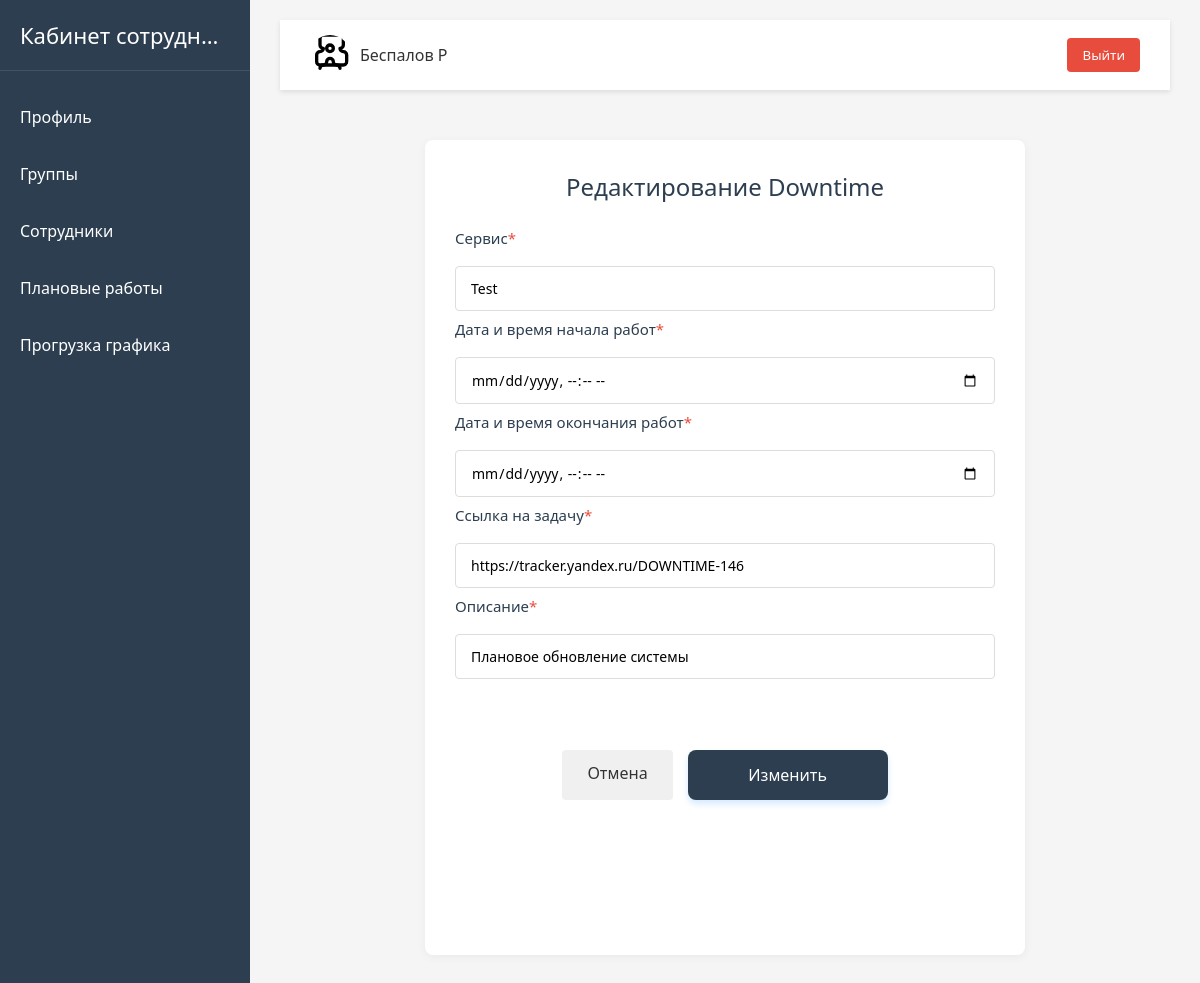
The page /downtime/14/edit/ (signed in) on the database its author committed.
### users/models.py (models this page shows, shortened)
class User(AbstractUser):
    email = models.EmailField("Email", unique=True)
    job_title = models.CharField("Должность", max_length=100)
    personnel_number = models.CharField(
        "Табельный номер",
        max_length=20,
        unique=True
    )
    group_job = models.ManyToManyField(
        "GroupJob",
        verbose_name="Группа сотрудника",
        related_name="users"
    )
    is_main = models.BooleanField("Босс этой качалки", default=False)
    birthday = models.DateField("Дата рождения", null=True, blank=True)
    USERNAME_FIELD = "username"
    REQUIRED_FIELDS = []
    objects = CustomUserManager()

### downtimes/models.py (models this page shows, shortened)
class Downtime(models.Model):
    service = models.CharField("Сервис", max_length=50)
    start_downtime = models.DateTimeField(
        "Дата и время начала работ",
        validators=(check_date,)
    )
    end_downtime = models.DateTimeField(
        "Дата и время окончания работ",
        validators=(check_date,)
    )
    gsma_employee = models.ForeignKey(
        User,
        on_delete=models.SET_NULL,
        null=True,
        related_name="downtimes",
        verbose_name="Сотрудник от ГСМАиЦП"
    )
    link_task = models.URLField("Ссылка на задачу", max_length=150)
    description = models.TextField("Описание")
    author = models.ForeignKey(
        User,
        on_delete=models.SET_NULL,
        null=True,
        related_name="downtimes_author",
        verbose_name="Автор"
    )
    created_at = models.DateTimeField(
        "Дата создания записи",
        auto_now_add=True
    )
    class Meta:
        verbose_name = "Проведение работ на сервисе"
        verbose_name_plural = "Проведение работ на сервисе"
        ordering = ("-start_downtime",)
        constraints = [
            models.UniqueConstraint(
                fields=[
                    "gsma_employee",
                    "service",
                    "start_downtime",
                    "end_downtime"
                ],
                name='unique_downtime'
            )
        ]

### downtimes/views.py (the view, shortened to what this page needs)
@login_required
def edit_downtimes(request, id):
    downtime = get_object_or_404(Downtime, id=id)
    form = DowntimeForm(request.POST or None, instance=downtime)
    context = {
        "form": form,
        "downtime": downtime
    }
    return render(request, "downtime/added_downtime.html", context)

### downtimes/forms.py
class DowntimeForm(forms.ModelForm):
    start_first_reminder = forms.DateTimeField(
        label="Время первого напоминания",
        required=False,
        widget=forms.DateTimeInput(
            format='%Y-%m-%d %H:%M',
            attrs={'type': 'datetime-local'}
        ),
        help_text=(
            "*Данное поле необязательно, "
            "если не указать будут установлены "
            "стандартные значения напоминания"
        )
    )
    class Meta:
        model = Downtime
        fields = (
            "service",
            "start_downtime",
            "end_downtime",
            "link_task",
            "description"
        )
        widgets = {
            "start_downtime": forms.DateTimeInput(
                format='%Y-%m-%d %H:%M',
                attrs={'type': 'datetime-local'}
            ),
            "end_downtime": forms.DateTimeInput(
                format='%Y-%m-%d %H:%M',
                attrs={'type': 'datetime-local'}
            )
        }

### templates/downtime/added_downtime.html (shortened to what this page needs)
{% extends "base.html" %}
{% load static %}
{% block content %}
<div class="downtimes-container">
    <div class="downtime-form-container">
        {% if "/edit/" in request.path %}
            <h1 class="form-title">Редактирование Downtime</h1>
        {% else %}
            <h1 class="form-title">Добавление Downtime</h1>
        {% endif %}
        <form method="post" class="downtime-form">
            {% for field in form %}
            <div class="form-group {% if field.errors %}has-error{% endif %}">
                {% if field.field.widget.input_type == 'textarea' %}
                    <label for="{{ field.id_for_label }}" class="form-label">
                        {{ field.label }}
                        {% if field.field.required %}<span style="color: #e74c3c;">*</span>{% endif %}
                    </label>
                    <textarea name="{{ field.name }}" id="{{ field.id_for_label }}" class="form-textarea"
                              placeholder="{{ field.field.widget.attrs.placeholder|default:'' }}">{{ field.value|default:'' }}</textarea>
                {% elif field.field.widget.input_type == 'datetime-local' %}
                    {% if field.name != 'start_first_reminder' %}
                        <label for="{{ field.id_for_label }}" class="form-label">
                            {{ field.label }}
                            {% if field.field.required %}<span style="color: #e74c3c;">*</span>{% endif %}
                        </label>
                        <input type="datetime-local" name="{{ field.name }}" id="{{ field.id_for_label }}"
                            class="form-input" value="{{ field.value|default:'' }}">
                    {% endif %}
                {% else %}
                    <label for="{{ field.id_for_label }}" class="form-label">
                        {{ field.label }}
                        {% if field.field.required %}<span style="color: #e74c3c;">*</span>{% endif %}
                    </label>
                    <input type="{{ field.field.widget.input_type }}" name="{{ field.name }}"
                           id="{{ field.id_for_label }}" class="form-input"
                           value="{{ field.value|default:'' }}"
                           placeholder="{{ field.field.widget.attrs.placeholder|default:'' }}">
                {% endif %}
            {% endfor %}
            </div>
            <div class="form-actions">
                <a href="{% url 'downtimes:downtime' %}" class="cancel-btn">Отмена</a>
                {% if "/edit/" in request.path %}
                    <button type="submit" class="submit-btn">Изменить</button>
                {% else %}
                    <button type="submit" class="submit-btn">Добавить</button>
                {% endif %}
            </div>
        </form>
    </div>
</div>
{% endblock %}

### templates/header.html (shortened to what this page needs)
<header class="header">
    <div class="user-info">
        <img alt="User">
        <span>{{ user.last_name }} {{ user.first_name|slice:":1" }}</span>
    </div>
    <form action="{% url 'users:logout' %}" method="post" class="logout-form">
        <button class="logout-btn">Выйти</button>
    </form>
</header>

### static/css/main.css (style rules this page uses)
* { margin: 0; padding: 0; box-sizing: border-box; font-family: 'Segoe UI', Tahoma, Geneva, Verdana, sans-serif; }
body { display: flex; min-height: 100vh; background-color: #f5f5f5; color: #333; }

### static/css/header.css (style rules this page uses)
.header { background-color: white; padding: 15px 30px; display: flex; justify-content: space-between; align-items: center; box-shadow: 0 2px 5px rgba(0, 0, 0, 0.1); }
.user-info { display: flex; align-items: center; }
.user-info img { width: 40px; height: 40px; border-radius: 50%; margin-right: 10px; object-fit: cover; }
.logout-btn { background-color: #e74c3c; color: white; border: none; padding: 8px 15px; border-radius: 4px; cursor: pointer; transition: background-color 0.3s; }

### static/css/downtime.css (style rules this page uses)
.downtimes-container { max-width: 1200px; margin: 0 auto; padding: 20px; }
.downtime-form-container { max-width: 600px; margin: 0 auto; background-color: white; border-radius: 8px; padding: 30px; box-shadow: 0 2px 10px rgba(0, 0, 0, 0.05); }
.form-title { color: #2c3e50; font-weight: 500; margin-bottom: 25px; text-align: center; }
.downtime-form { display: flex; flex-direction: column; gap: 20px; }
.form-group { display: flex; flex-direction: column; gap: 8px; }
.form-label { font-weight: 600; color: #2c3e50; font-size: 14px; }
.form-input, .form-select, .form-textarea { padding: 12px 15px; border: 1px solid #ddd; border-radius: 4px; font-size: 14px; transition: border-color 0.3s; font-family: inherit; }
.form-actions { display: flex; gap: 15px; justify-content: flex-end; margin-top: 10px; }
.submit-btn { background-color: #2c3e50; color: white; padding: 12px 25px; border: none; border-radius: 4px; font-size: 16px; cursor: pointer; transition: background-color 0.3s; }
.cancel-btn { background-color: #f0f0f0; color: #333; padding: 12px 25px; border: none; border-radius: 4px; font-size: 16px; cursor: pointer; text-decoration: none; text-align: center; transition: background-color 0.3s; }

### static/css/download_files.css (style rules this page uses)
.form-group { margin-bottom: 25px; }
.form-actions { display: flex; justify-content: center; margin-top: 30px; }
.submit-btn { background-color: #2c3e50; color: white; border: none; padding: 14px 32px; border-radius: 8px; font-size: 16px; font-weight: 500; cursor: pointer; transition: all 0.3s ease; display: flex; align-items: center; justify-content: center; gap: 10px; min-width: 200px; box-shadow: 0 4px 6px rgba(50, 150, 250, 0.2); }
.form-label { display: flex; align-items: center; font-weight: 500; color: #2c3e50; margin-bottom: 10px; font-size: 15px; }
.form-group { animation: slideDown 0.3s ease; }

### rows shown on the page
User: last_name "Беспалов", first_name "Р"
Downtime: service "Test" "https://tracker.yandex.ru/DOWNTIME-146" "Плановое обновление системы"

### other values the page prints
{{ field.label }} "Сервис" "Ссылка на задачу" "Описание"
{{ field.label }} "Дата и время начала работ" "Дата и время окончания работ"
